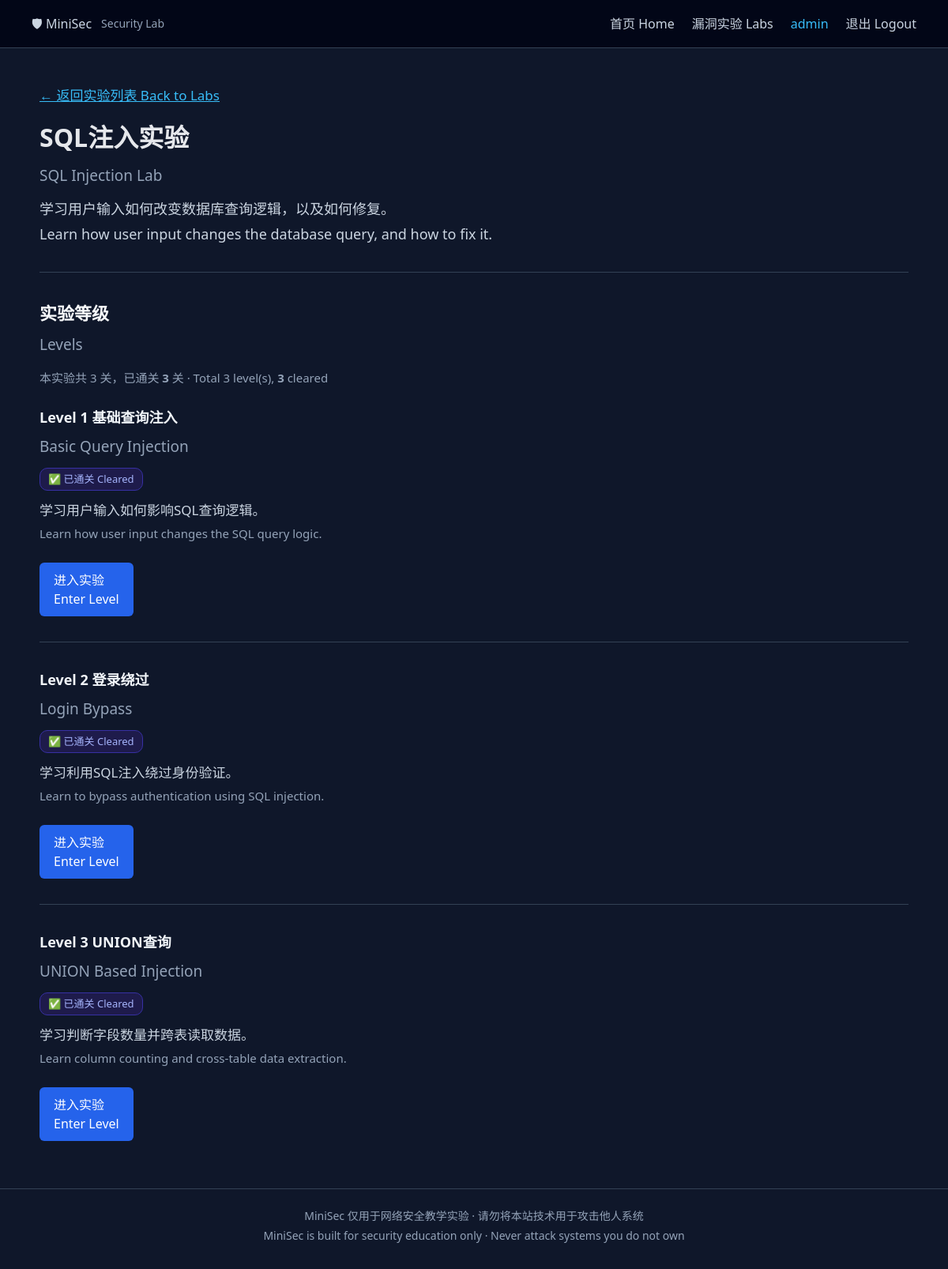
The app's page /labs/sql (signed in) with its own data.
### tables this page shows
CREATE TABLE labs(
    id INTEGER PRIMARY KEY AUTOINCREMENT,
    name TEXT NOT NULL UNIQUE,
    title TEXT NOT NULL,
    title_en TEXT NOT NULL DEFAULT '',
    description TEXT NOT NULL,
    description_en TEXT NOT NULL DEFAULT '',
    status TEXT NOT NULL DEFAULT 'wip',
    entry_url TEXT NOT NULL DEFAULT ''
);

### routes/labs.py (the view)
@labs_bp.route("/labs/<lab_name>")
@login_required
def lab(lab_name):
    info = None
    for lab in _all_labs():
        if lab["name"] == lab_name:
            info = lab
            break
    if info is None:
        abort(404)
    levels = curriculum.levels_of(lab_name)
    if levels:
        cleared = progress.cleared_levels(lab_name)
        info["cleared"] = len(cleared)
        info["total"] = curriculum.level_count(lab_name)
        return render_template(
            "levels.html",
            lab_info=info,
            levels=levels,
            cleared_levels=cleared,
            cleared_count=len(cleared)
        )
    return render_template(
        "lab.html",
        lab_info=info
    )

### auth.py (called while the page is built)
def login_required(func):
    @wraps(func)
    def wrapper(*args, **kwargs):
        if "username" not in session:
            return redirect("/login")
        return func(*args, **kwargs)
    return wrapper

### curriculum.py (called while the page is built)
def levels_of(lab_name):
    return LEVELS_BY_LAB.get(lab_name, [])

def level_count(lab_name):
    return len([lv for lv in levels_of(lab_name) if lv["status"] == "ready"])

### database.py (called while the page is built)
def _connect(path):
    if not path.exists():
        init_db.ensure_databases()
    return sqlite3.connect(path)

def get_platform_db():
    return _connect(PLATFORM_DB)

### progress.py (called while the page is built)
def cleared_levels(lab_name):
    conn = get_platform_db()
    cursor = conn.cursor()
    cursor.execute(
        "SELECT level FROM progress WHERE lab = ?",
        (lab_name,),
    )
    levels = {row[0] for row in cursor.fetchall()}
    conn.close()
    return levels

### ratelimit.py (called while the page is built)
def client_ip():
    if config.TRUST_PROXY:
        forwarded = request.headers.get("X-Forwarded-For", "")
        if forwarded:
            return forwarded.split(",")[0].strip()
    return request.remote_addr or "unknown"

def hit(rule):
    if not config.RATE_LIMIT_ENABLED:
        return False
    global _hit_count
    window, limit = RULES[rule]
    now = time.time()
    _hit_count += 1
    if _hit_count % _SWEEP_EVERY == 0:
        _sweep(now)
    bucket = _hits[(rule, client_ip())]
    while bucket and now - bucket[0] > window:
        bucket.popleft()
    if len(bucket) >= limit:
        return True
    bucket.append(now)
    return False

def register(app):
    @app.before_request
    def _global_limit():
        if request.path.startswith("/static/"):
            return None
        if hit("global"):
            return _too_many()
        return None

### routes/labs.py (called while the page is built)
def _to_dict(row):
    return {
        "name": row[0],
        "title": row[1],
        "title_en": row[2],
        "description": row[3],
        "description_en": row[4],
        "status": row[5],
        "entry_url": row[6],
    }

def _all_labs():
    conn = get_platform_db()
    cursor = conn.cursor()
    cursor.execute(
        """
        SELECT
        """ + LAB_COLUMNS + """
        FROM labs
        ORDER BY id
        """
    )
    rows = cursor.fetchall()
    conn.close()
    return [_to_dict(row) for row in rows]

### security.py (called while the page is built, shortened)
def register(app):
    app.jinja_env.globals["csrf_token"] = csrf_token
    @app.before_request
    def _protect():
        if request.method != "POST":
            return None

### templates/levels.html
{% extends "base.html" %}
{% block content %}
<header class="page-head">
    <p>
        <a href="/labs">
            ← 返回实验列表 Back to Labs
        </a>
    </p>
    <h1>
        {{ lab_info.title }}
        <span class="sub">
            {{ lab_info.title_en }}
        </span>
    </h1>
    <p class="lead">
        {{ lab_info.description }}
        <br>
        {{ lab_info.description_en }}
    </p>
</header>
<hr>
<section>
    <h2>
        实验等级
        <span class="sub">Levels</span>
    </h2>
    <p class="meta">
        本实验共 {{ levels|length }} 关，已通关
        <b>{{ cleared_count }}</b> 关 · Total {{ levels|length }} level(s),
        <b>{{ cleared_count }}</b> cleared
    </p>
    {% for level in levels %}
    <div class="level-row">
        <h3>
            {{ level.title }}
            <span class="sub">
                {{ level.title_en }}
            </span>
        </h3>
        <p class="meta">
            {% if level.id in cleared_levels %}
                <span class="badge cleared">
                    ✅ 已通关 Cleared
                </span>
            {% elif level.status == "ready" %}
                <span class="badge ready">
                    可进入 Ready
                </span>
            {% else %}
                <span class="badge wip">
                    开发中 Coming Soon
                </span>
            {% endif %}
        </p>
        <p>
            {{ level.description }}
            <br>
            <span class="en">
                {{ level.description_en }}
            </span>
        </p>
        {% if level.status == "ready" %}
            <a class="lab-button" href="{{ level.url }}">
                进入实验
                <br>
                Enter Level
            </a>
        {% else %}
            <span class="lab-button disabled">
                暂未开放
                <br>
                Not Available
            </span>
        {% endif %}
    </div>
    {% if not loop.last %}
        <hr>
    {% endif %}
    {% endfor %}
</section>
{% endblock %}

### static/style.css (style rules this page uses)
:root { --bg: #0f172a; --bg-deep: #020617; --panel: #111827; --line: #334155; --text: #e5e7eb; --text-dim: #cbd5e1; --text-muted: #94a3b8; --accent: #2563eb; --accent-hover: #1d4ed8; --ok: #22c55e; --warn: #f59e0b; --mono: "Consolas", "Courier New", monospace; }
* { box-sizing: border-box; }
body { margin: 0; font-family: "Microsoft YaHei", "Segoe UI", Arial, sans-serif; background: var(--bg); color: var(--text); line-height: 1.75; }
h1 { font-size: 32px; margin: 0 0 10px; }
h2 { font-size: 22px; margin: 0 0 12px; color: #f8fafc; }
h3 { font-size: 18px; margin: 22px 0 10px; color: #f1f5f9; }
p { font-size: 17px; color: var(--text-dim); margin: 10px 0; }
a { color: #38bdf8; }
.sub { display: block; font-size: 19px; font-weight: normal; color: var(--text-muted); margin-top: 4px; }
.lead { font-size: 18px; }
.meta { font-size: 15px; color: var(--text-muted); }
.en { color: var(--text-muted); font-size: 15px; }
hr { border: none; border-top: 1px solid var(--line); margin: 32px 0; }
.lab-row, .level-row { margin-bottom: 26px; }
.badge { display: inline-block; padding: 2px 10px; margin-right: 8px; border-radius: 10px; border: 1px solid var(--line); font-size: 13px; color: var(--text-muted); }
.lab-button { display: inline-block; margin-top: 12px; padding: 10px 18px; background: var(--accent); color: #ffffff; text-decoration: none; border-radius: 6px; line-height: 1.5; }
.badge.cleared { color: #a5b4fc; border-color: #3730a3; background: #1e1b4b; }

### records on screen
labs: title "SQL注入实验", title_en "SQL Injection Lab", description "学习用户输入如何改变数据库查询逻辑，以及如何修复。", description_en "Learn how user input changes the database query, and how to fix it."

### other values on screen
{{ session.get("username") }} "admin"
{{ levels|length }} "3"
{{ cleared_count }} "3"
{{ level.title }} "Level 1 基础查询注入" "Level 2 登录绕过" "Level 3 UNION查询"
{{ level.title_en }} "Basic Query Injection" "Login Bypass" "UNION Based Injection"
{{ level.description }} "学习用户输入如何影响SQL查询逻辑。" "学习利用SQL注入绕过身份验证。" "学习判断字段数量并跨表读取数据。"
{{ level.description_en }} "Learn how user input changes the SQL query logic." "Learn to bypass authentication using SQL injection." "Learn column counting and cross-table data extraction."
